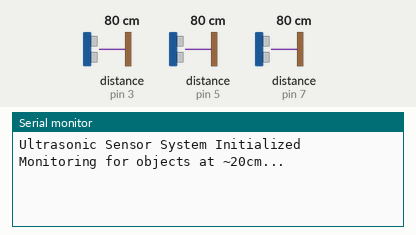
This sketch was run on a simulated Arduino Uno, built with avr-gcc and run on an emulated ATmega328P. Parts: the last lines printed to the serial monitor. Wiring (inferred from the names in the program): 3 × ultrasonic range finder: trigger pin 2, echo pin 3 / trigger pin 4, echo pin 5 / trigger pin 6, echo pin 7. The inputs (shaded band) are chosen by the test bench; at power-on: distance to the obstacle (sensors on pin 3, pin 5, pin 7) 80 cm. The echo pulse lasts 58.3 µs per cm.

Above: at 1.2 s.
1.3 s: distance to the obstacle (sensor on pin 3) set to 2 cm
At 1.47 s:
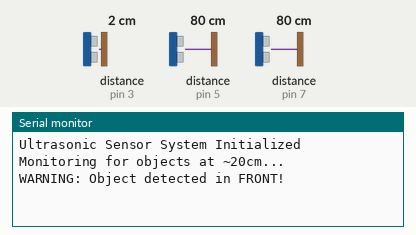
3.2 s: distance to the obstacle (sensor on pin 5) set to 2 cm
At 3.39 s:
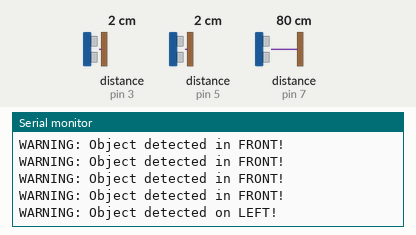
4.9 s: distance to the obstacle (sensor on pin 7) set to 2 cm
At 5.12 s:
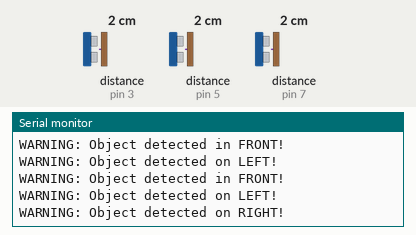
6.7 s: distance to the obstacle (sensor on pin 3) set to 120 cm
At 7.06 s:
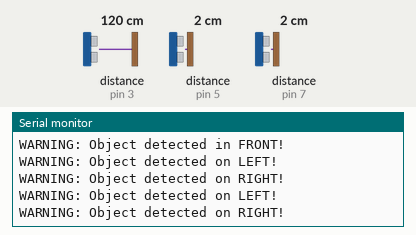
9.7 s: distance to the obstacle (sensor on pin 5) set to 4 cm
12.7 s: distance to the obstacle (sensor on pin 7) set to 60 cm
At 13.07 s:
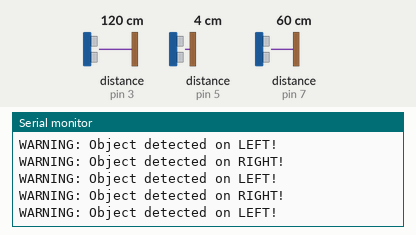

Measured:
- after the input at 1.3 s, the serial monitor: prints a new line at once (image 1)
- after the input at 3.2 s, the serial monitor: prints a new line after 0.05 s (image 2)
- after the input at 4.9 s, the serial monitor: prints a new line after 0.08 s (image 3)

The sketch:

Ultrasonic.ino
```cpp
// Define the pins for the ultrasonic sensors
const int trigFront = 2;
const int echoFront = 3;
const int trigLeft = 4;
const int echoLeft = 5;
const int trigRight = 6;
const int echoRight = 7;

// Detection threshold in cm
const int detectionDistance = 20;

void setup() {
  // Initialize serial communication
  Serial.begin(9600);

  // Set up the sensor pins
  pinMode(trigFront, OUTPUT);
  pinMode(echoFront, INPUT);
  pinMode(trigLeft, OUTPUT);
  pinMode(echoLeft, INPUT);
  pinMode(trigRight, OUTPUT);
  pinMode(echoRight, INPUT);

  Serial.println("Ultrasonic Sensor System Initialized");
  Serial.println("Monitoring for objects at ~20cm...");
}

void loop() {
  // Measure distances from all three sensors
  int distanceFront = getDistance(trigFront, echoFront);
  int distanceLeft = getDistance(trigLeft, echoLeft);
  int distanceRight = getDistance(trigRight, echoRight);

  // Check for objects within detection range
  bool objectFront = distanceFront <= detectionDistance;
  bool objectLeft = distanceLeft <= detectionDistance;
  bool objectRight = distanceRight <= detectionDistance;

  // Print the results
  // Serial.print("Front: ");
  // Serial.print(distanceFront);
  // Serial.print("cm | Left: ");
  // Serial.print(distanceLeft);
  // Serial.print("cm | Right: ");
  // Serial.print(distanceRight);
  // Serial.println("cm");

  // Print warnings if objects are detected
  if (objectFront) {
    Serial.println("WARNING: Object detected in FRONT!");
  }
  if (objectLeft) {
    Serial.println("WARNING: Object detected on LEFT!");
  }
  if (objectRight) {
    Serial.println("WARNING: Object detected on RIGHT!");
  }

  // Add a small delay between readings
  delay(200);
}

// Function to measure distance from a single sensor
int getDistance(int trigPin, int echoPin) {
  // Clear the trigger pin
  digitalWrite(trigPin, LOW);
  delayMicroseconds(2);

  // Send a 10 microsecond pulse
  digitalWrite(trigPin, HIGH);
  delayMicroseconds(10);
  digitalWrite(trigPin, LOW);

  // Measure the pulse duration on the echo pin
  long duration = pulseIn(echoPin, HIGH);

  // Calculate distance in cm (speed of sound is 343 m/s or 0.0343 cm/μs)
  // Distance = (duration * speed) / 2 (round trip)
  int distance = duration * 0.0343 / 2;

  return distance;
}
```
